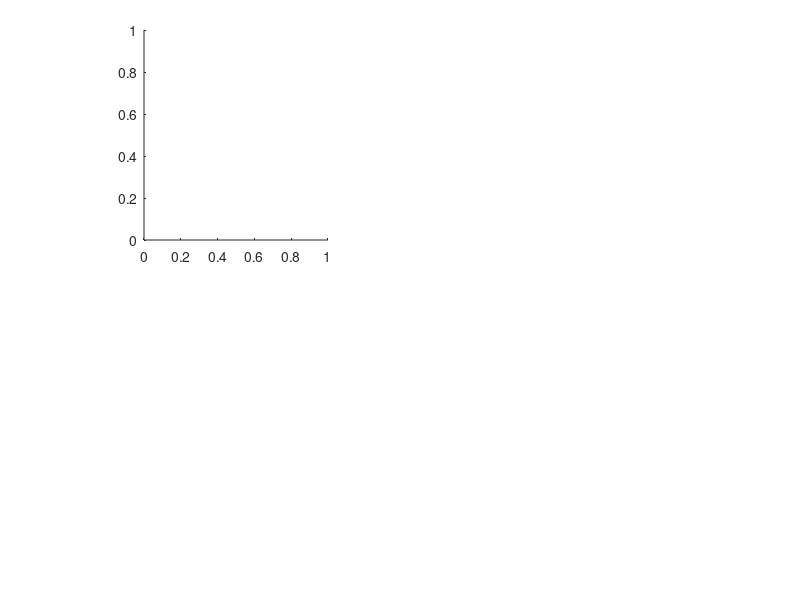

Recreate this plot in MATLAB. (Note: this script raises an error after producing the figure.)
Cor=[0 0 0;
    0 1 0;
    0 0 1;
    1 1 0;
    1 0 1;
    1 0 0;
    0.5 0.5 0.5;
    0.5 0.8 0.3;
    0.5 0 1;]
fig1=figure(1);
clf();
set(gcf,'position',[50,50,1440,720])
axes('position',[0.18,0.60,0.23,0.35])
Moderate=[];
load('Therapy_moderate.mat')
E0=NumberInf(end,end);% control case
E=(E0-NumberInf(end,1))./E0;% eps1=0.3
Moderate=[Moderate E];
E=(E0-NumberInf(end,2))./E0;% eps2=0.1
Moderate=[Moderate E];
E=(E0-NumberInf(end,3))./E0;% eps3=1.0
Moderate=[Moderate E];
E=(E0-NumberInf(end,4))./E0;% eps4=2.0
Moderate=[Moderate E];
E=(E0-NumberInf(end,5))./E0;% eps1=0.3 eps3=1.0
Moderate=[Moderate E];
E=(E0-NumberInf(end,6))./E0;% esp_2=0.1,eps_3=1.0
Moderate=[Moderate E];
E=(E0-NumberInf(end,7))./E0;% esp_1=0.3,eps_4=2.0
Moderate=[Moderate E];
E=(E0-NumberInf(end,8))./E0;% esp_2=0.1,eps_4=2.0
Moderate=[Moderate E];
b=bar(1,Moderate,'Facecolor','flat');
for k = 1:size(Moderate,2)
    b(k).CData = Cor(k,:);
end
ylabel('Therapy coefficient (E)','FontName','Helvetica','FontSize',10,'FontWeight','bold')
xlim([0.4,1.5])
set(gca,'xtick',{},'ytick',0:0.2:1,'linewidth',1.2,'FontName','Helvetica','FontSize',10,'FontWeight','bold')
% leg=legend('\epsilon_1(0.15)','\epsilon_2(0.05)'...
%     ,'\epsilon_3(0.2)','\epsilon_4(0.5)','\epsilon_1(0.15)+\epsilon_3(0.2)','\epsilon_2(0.05)+\epsilon_3(0.2)'...
%     ,'location',[0.140373314647614,0.504379816333534,0.129199607263912,0.410312509298324],'fontweight','bold');
% leg.ItemTokenSize = [6,5];
% legend('box','off')
title('Moderate (\rho=0.0005)','fontweight','bold')
box off

axes('position',[0.51,0.60,0.23,0.35])
Severe=[];
load('Therapy_severe.mat')
E0=NumberInf(end,end);% control case

E=(E0-NumberInf(end,1))./E0;% eps1=0.3
Severe=[Severe E];
E=(E0-NumberInf(end,2))./E0;% eps2=0.1
Severe=[Severe E];
E=(E0-NumberInf(end,3))./E0;% eps3=1.0
Severe=[Severe E];
E=(E0-NumberInf(end,4))./E0;% eps4=2.0
Severe=[Severe E];
E=(E0-NumberInf(end,5))./E0;% eps1=0.3 eps3=1.0
Severe=[Severe E];
E=(E0-NumberInf(end,6))./E0;% esp2=0.1,eps3=1.0
Severe=[Severe E];
E=(E0-NumberInf(end,7))./E0;% esp1=0.3,eps4=2.0
Severe=[Severe E];
E=(E0-NumberInf(end,8))./E0;% esp2=0.1,eps4=2.0
Severe=[Severe E];
b=bar(1,Severe,'Facecolor','flat');
for k = 1:size(Severe,2)
    b(k).CData = Cor(k,:);
end
xlim([0.4,1.5])
set(gca,'xtick',{},'ytick',0:0.2:1,'FontName','Helvetica','FontSize',10,'FontWeight','bold','linewidth',1.2)
% leg=legend('\epsilon_1(0.3)','\epsilon_2(0.1)'...
%     ,'\epsilon_3(1.0)','\epsilon_4(2.0)','\epsilon_1(0.3)+\epsilon_3(1.0)','\epsilon_2(0.1)+\epsilon_3(1.0)'...
%     ,'\epsilon_1(0.3)+\epsilon_4(2.0)','\epsilon_2(0.1)+\epsilon_4(2.0)');
% leg.ItemTokenSize = [10,5];
% legend('location',[0.146292897871132,0.355781243801117,0.127882084018785,0.543437512397766],'fontweight','bold','box','off')
title('Severe (\rho=0.0025)','fontweight','bold')
box off

%table

table=imread('table.png');
axes('position',[0.145,0.205,0.25,0.601])
imshow(table,'Interpolation','bilinear')
axes('position',[0.476,0.205,0.25,0.601])
imshow(table,'Interpolation','bilinear')

%  table_mild=imread('mild.png');
%  axes('position',[0.135,0.02,0.3,0.4])
%  imshow(table_mild,'Interpolation','bilinear')
% % 
% table_severe=imread('severe.png');
% axes('position',[0.48,0.02,0.3,0.4])
% imshow(table_severe,'Interpolation','bilinear')

%%picture sign
annotation(fig1,'textbox',...
    [0.12 0.91 0.027 0.058],...
    'String',{'a'},...
    'HorizontalAlignment','center',...
    'FontWeight','bold',...
    'FontSize',18,...
    'FitBoxToText','off',...
    'EdgeColor','none');
annotation(fig1,'textbox',...
    [0.46 0.91 0.027 0.058],...
    'String',{'b'},...
    'HorizontalAlignment','center',...
    'FontWeight','bold',...
    'FontSize',18,...
    'FitBoxToText','off',...
    'EdgeColor','none');
% annotation(fig1,'textbox',...
%     [0.12 0.36 0.027 0.058],...
%     'String',{'c'},...
%     'HorizontalAlignment','center',...
%     'FontWeight','bold',...
%     'FontSize',18,...
%     'FitBoxToText','off',...
%     'EdgeColor','none');
% annotation(fig1,'textbox',...
%     [0.46 0.36 0.027 0.058],...
%     'String',{'d'},...
%     'HorizontalAlignment','center',...
%     'FontWeight','bold',...
%     'FontSize',18,...
%     'FitBoxToText','off',...
%     'EdgeColor','none');
exportfig(fig1,'Fig8.eps','color','cmyk','fontmode','scaled','fontsize',1);
